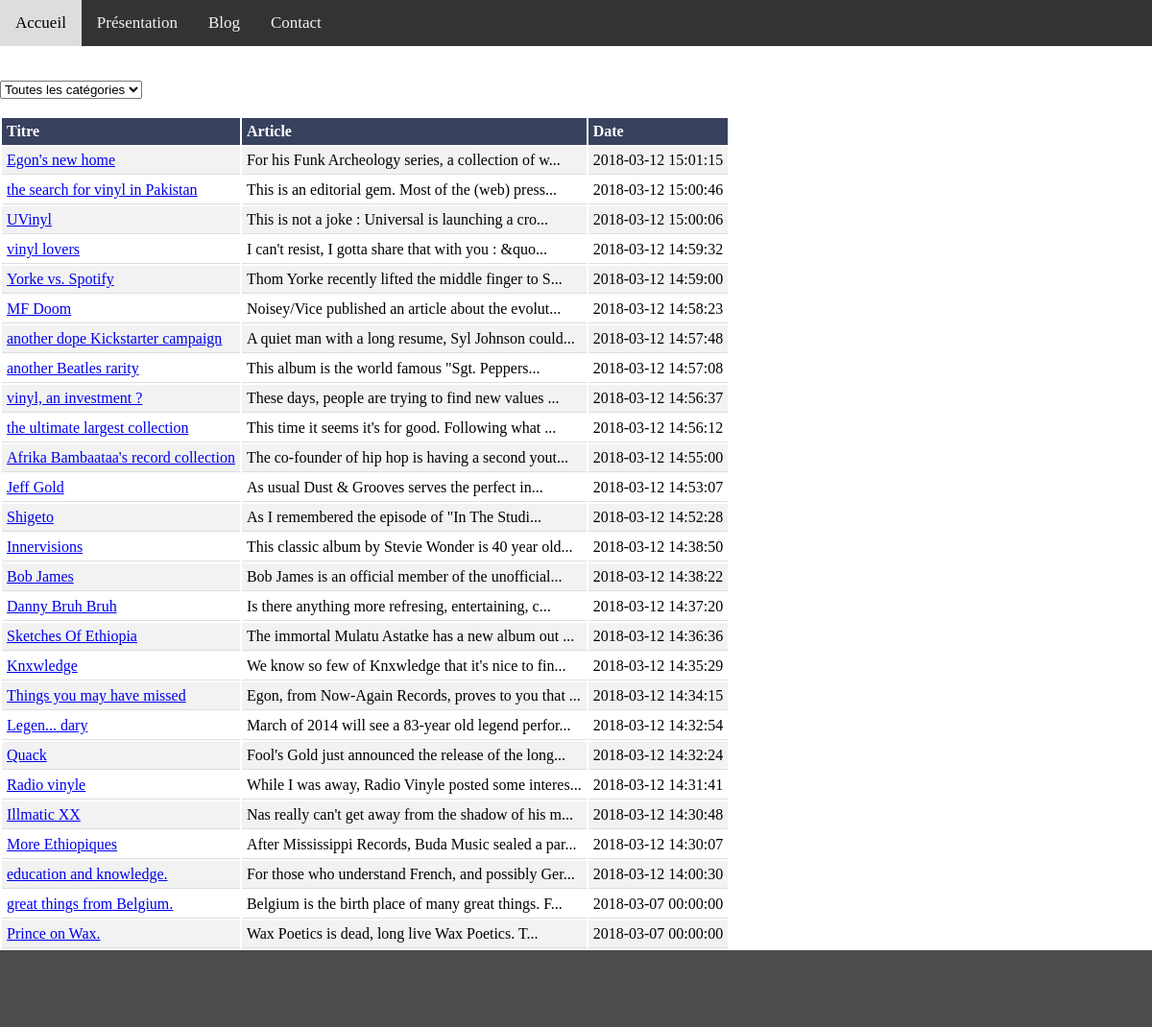
The app's page /blog-liste.php with its own data.
### tables this page shows
CREATE TABLE `articles` (
  `id_article` int(11) NOT NULL,
  `titre` varchar(255) NOT NULL,
  `paragraphe` text NOT NULL,
  `date` datetime NOT NULL,
  `categorie1` int(11) NOT NULL,
  `categorie2` int(11) NOT NULL,
  `categorie3` int(11) NOT NULL
);

### blog-liste.php (the view, shortened to what this page needs)
<?php
include ('admin/connexionDB.php');
if (isset($_POST['categorie'])){
  $categorie = $_POST['categorie'];
  echo $categorie."<br>";
  if ($categorie == "ALL"){
    $req = $bdd->prepare ('SELECT * FROM articles ORDER BY date DESC');
    $req->execute(array());
  }
  else{
    $req = $bdd->prepare ('SELECT * FROM articles WHERE (categorie1 = '.$categorie.' || categorie2 = '.$categorie.' || categorie3 = '.$categorie.') ORDER BY date DESC');
    $req->execute(array());
  }
}
else {
  $categorie = "ALL";
  $req = $bdd->prepare ('SELECT * FROM articles ORDER BY date DESC');
  $req->execute(array());
}
?>
<!DOCTYPE html>
<html>
  <head>
    <link rel="stylesheet" type="text/css" href="assets/css/style.css">
    <link rel="stylesheet" type="text/css" href="assets/css/style-nav.css">
    <link rel="stylesheet" type="text/css" href="assets/css/style-blog.css">
  </head>
  <body>
    <div class="grid-nav">
      <div class="nav">
        <?php include("nav.php"); ?>
      </div>
    </div>
    <div class="grid-blog">
      <div class="blog">
        <form action="" method="POST"><br><br>
          <select id="categorie" name="categorie" onchange='this.form.submit()'>
            <option value="ALL" <?php if ($categorie == "ALL") { echo " selected"; } ?>>Toutes les catégories</option>
          </select>
          <noscript><input type="submit" value="Submit"></noscript><br><br>
        </form>
        <table>
          <tr>
            <th>Titre</th>
            <th>Article</th>
            <th>Date</th>
          </tr>
          <?php
          while ($data = $req->fetch())
          {
          ?>
          <tr>
            <td><a href="blog-article.php?id=<?php echo $data['id_article']; ?>"><?php echo $data['titre']; ?></a></td>
            <td><?php if ( strlen($data['paragraphe']) > 50 ) {
            echo substr($data['paragraphe'], 0, 50)."...";
          }
            else {echo $data['paragraphe']; } ?></td>
            <td><?php echo $data['date']; ?></td>
          </tr>
          <?php
          }
          ?>
        </table>
      </div>
    </div>
    <div class="grid-footer">
      <div class="footer">
        <?php include('footer.php'); ?>
      </div>
    </div>
  </body>
</html>

### nav.php (shortened to what this page needs)
<div class="topnav" id="myTopnav">
 <a href="index.php">Accueil</a>
  <a href="index.php#presentation">Présentation</a>
  <a href="blog-liste.php">Blog</a>
  <a href="index.php#contact">Contact</a>
</div>

### footer.php (shortened to what this page needs)
<!DOCTYPE html>
<html>
<head>
	<link rel="stylesheet" type="text/css" href="assets/css/footer.css">
</head>
<body>
	<div class="blocFooter">
	</div>
</body>
</html>

### assets/css/style.css (style rules this page uses)
html body { margin: 0px; padding: 0px; }
.grid-nav { display: grid; height: auto; grid-template-columns: 1fr; grid-template-rows: 1fr; }
.grid-footer { display: grid; height: auto; grid-template-columns: 1fr; grid-template-rows: 1fr; }
.nav { grid-column: 1; grid-row: 1; }
.footer { grid-column: 1; grid-row: 1; }
.blog { grid-column: 1; grid-row: 1; }

### assets/css/style-nav.css (style rules this page uses)
.topnav { overflow: hidden; background-color: #333; }
.topnav a { float: left; display: block; color: #f2f2f2; text-align: center; padding: 14px 16px; text-decoration: none; font-size: 17px; }

### assets/css/style-blog.css (style rules this page uses)
th, td { padding: 5px; }
th { background-color: #38415e; color: white; text-align: left; }
td { border-bottom: 1px solid #dddddd; }
tr:nth-child(even) { background-color: #f2f2f2; }

### assets/css/footer.css (style rules this page uses)
* { margin: 0; padding: 0; }
.blocFooter { height: 10vh; background-color: rgba(0, 0, 0, 0.7); }

### records on screen
articles: titre "Egon's new home", paragraphe "For his Funk Archeology series, a collection of w", date "2018-03-12 15:01:15"
articles: titre "the search for vinyl in Pakistan", paragraphe "This is an editorial gem. Most of the (web) press", date "2018-03-12 15:00:46"
articles: titre "UVinyl", paragraphe "This is not a joke : Universal is launching a cro", date "2018-03-12 15:00:06"
articles: titre "vinyl lovers", paragraphe "I can't resist, I gotta share that with you : &quo", date "2018-03-12 14:59:32"
articles: titre "Yorke vs. Spotify", paragraphe "Thom Yorke recently lifted the middle finger to S", date "2018-03-12 14:59:00"
articles: titre "MF Doom", paragraphe "Noisey/Vice published an article about the evolut", date "2018-03-12 14:58:23"
articles: titre "another dope Kickstarter campaign", paragraphe "A quiet man with a long resume, Syl Johnson could", date "2018-03-12 14:57:48"
articles: titre "another Beatles rarity", paragraphe "This album is the world famous \"Sgt. Peppers", date "2018-03-12 14:57:08"
articles: titre "vinyl, an investment ?", paragraphe "These days, people are trying to find new values", date "2018-03-12 14:56:37"
articles: titre "the ultimate largest collection", paragraphe "This time it seems it's for good. Following what", date "2018-03-12 14:56:12"
articles: titre "Afrika Bambaataa's record collection", paragraphe "The co-founder of hip hop is having a second yout", date "2018-03-12 14:55:00"
articles: titre "Jeff Gold", paragraphe "As usual Dust & Grooves serves the perfect in", date "2018-03-12 14:53:07"
articles: titre "Shigeto", paragraphe "As I remembered the episode of \"In The Studi", date "2018-03-12 14:52:28"
articles: titre "Innervisions", paragraphe "This classic album by Stevie Wonder is 40 year old", date "2018-03-12 14:38:50"
articles: titre "Bob James", paragraphe "Bob James is an official member of the unofficial", date "2018-03-12 14:38:22"
articles: titre "Danny Bruh Bruh", paragraphe "Is there anything more refresing, entertaining, c", date "2018-03-12 14:37:20"
articles: titre "Sketches Of Ethiopia", paragraphe "The immortal Mulatu Astatke has a new album out", date "2018-03-12 14:36:36"
articles: titre "Knxwledge", paragraphe "We know so few of Knxwledge that it's nice to fin", date "2018-03-12 14:35:29"
articles: titre "Things you may have missed", paragraphe "Egon, from Now-Again Records, proves to you that", date "2018-03-12 14:34:15"
articles: titre "Legen... dary", paragraphe "March of 2014 will see a 83-year old legend perfor", date "2018-03-12 14:32:54"
articles: titre "Quack", paragraphe "Fool's Gold just announced the release of the long", date "2018-03-12 14:32:24"
articles: titre "Radio vinyle", paragraphe "While I was away, Radio Vinyle posted some interes", date "2018-03-12 14:31:41"
articles: titre "Illmatic XX", paragraphe "Nas really can't get away from the shadow of his m", date "2018-03-12 14:30:48"
articles: titre "More Ethiopiques", paragraphe "After Mississippi Records, Buda Music sealed a par", date "2018-03-12 14:30:07"
articles: titre "education and knowledge.", paragraphe "For those who understand French, and possibly Ger", date "2018-03-12 14:00:30"
articles: titre "great things from Belgium.", paragraphe "Belgium is the birth place of many great things. F", date "2018-03-07 00:00:00"
articles: titre "Prince on Wax.", paragraphe "Wax Poetics is dead, long live Wax Poetics. T", date "2018-03-07 00:00:00"
